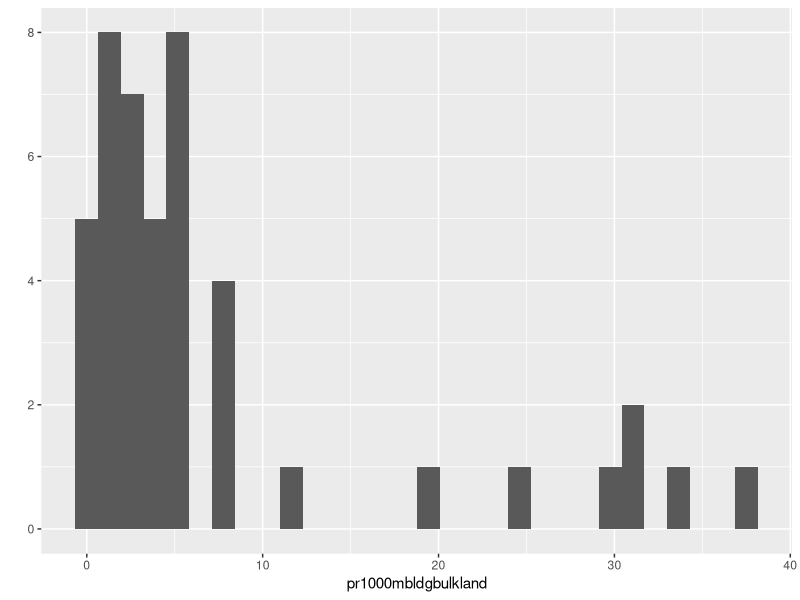

Reproduce this figure in R.
library(ggplot2)

df <- read.csv('pollen_sites.csv')
#summary(df)

# lapply(df, class)
# lapply(i, hist) 
# for(i in names(df)){
#   lapply(i, hist) 
#   #print i
#   hist(i, breaks=25)
# }
# value = 'pr1000mbldgbulkland'
# ggplot(df,aes(x = value)) + facet_wrap(~variable,scales = "free_x") + 
# geom_histogram()


# for (name in colnames(df)){
#   the_data <- df[,name]
#   #// do the stuff here
#   qplot(the_data, data=df, geom="histogram") 
# }

# i = 1
# 
#dev.off()


# for (name in colnames(df)){
#   x = paste(c('histograms/',name,'.png'), collapse='')
#   print(x)
#   qplot(name, data=df, geom="histogram")
#   dev.copy(png,filename=x);
#   dev.off();
# }


# # dev.off()
#dev.off()
#png("histograms/plot.png")



qplot(pr1000mbldgbulkland, data=df, geom="histogram")
# 
# 
# 
# 
# qplot(pr1000mbldgbulkland, data=df, geom="histogram", binwidth = 10)
dev.copy(png,filename="histograms/plot3.png");
dev.off ();

